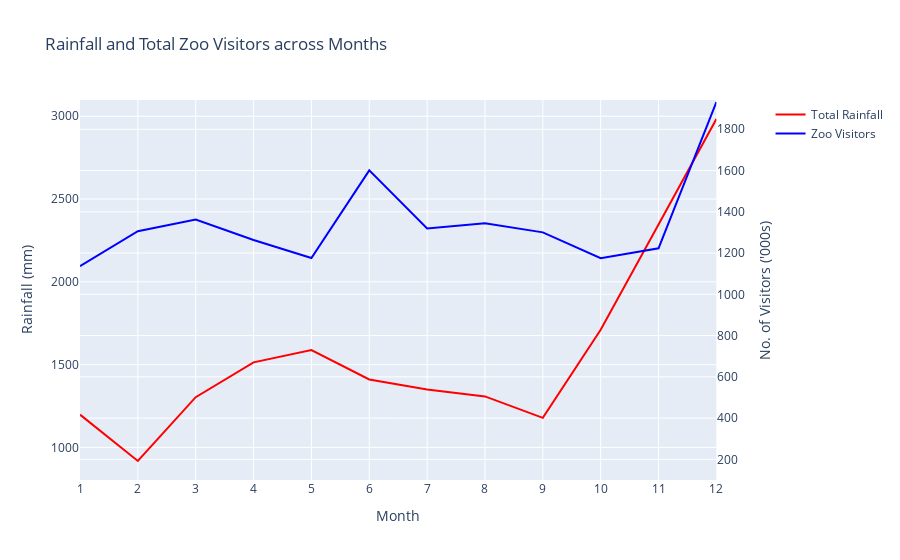

Source (notebook cell):
### Code cell
import pandas as pd
import plotly.graph_objects as go
from plotly.subplots import make_subplots

# Group the data by month and calculate the median of rainfall and zoo visitors
df_grouped = df_new.groupby('month').agg({
    'total_rainfall': 'sum',
    'zoo_visitor_ct': 'sum',
}).reset_index()

# Create subplots with two y-axes
fig = make_subplots(specs=[[{"secondary_y": True}]])

# Add the rainfall line trace to the first y-axis
fig.add_trace(go.Scatter(x=df_grouped['month'], y=df_grouped['total_rainfall'],
                         mode='lines', line=dict(color='red'), name='Total Rainfall'),
              secondary_y=False)

# Add the zoo visitor count line trace to the second y-axis
fig.add_trace(go.Scatter(x=df_grouped['month'], y=df_grouped['zoo_visitor_ct'],
                         mode='lines', line=dict(color='blue'), name='Zoo Visitors'),
              secondary_y=True)

# Set the range for the secondary y-axis to start from 0
fig.update_layout(title="Rainfall and Total Zoo Visitors across Months",
                  xaxis_title="Month",
                  yaxis_title="Rainfall (mm)",
                  yaxis2_title="No. of Visitors ('000s)",  # Secondary y-axis title
                  xaxis_dtick='M2',
                  yaxis2=dict(range=[100, df_grouped['zoo_visitor_ct'].max() + 10]))  # Adjust the range as needed

# Show the plot
fig.show()

### Figure 1 — Plotly figure (JSON) as saved in the notebook; plotly's stock layout.template omitted (floating-point values rounded to 4 significant figures)
{"data": [{"line": {"color": "red"}, "mode": "lines", "name": "Total Rainfall", "type": "scatter", "x": [1, 2, 3, 4, 5, 6, 7, 8, 9, 10, 11, 12], "xaxis": "x", "y": [1198.0, 917.9, 1303.0, 1514.0, 1588.0, 1410.0, 1350.0, 1308, 1178.0, 1711.0, 2346.0, 2983.0], "yaxis": "y"}, {"line": {"color": "blue"}, "mode": "lines", "name": "Zoo Visitors", "type": "scatter", "x": [1, 2, 3, 4, 5, 6, 7, 8, 9, 10, 11, 12], "xaxis": "x", "y": [1136.0, 1306.0, 1363.0, 1263.0, 1176, 1601.0, 1319, 1345, 1300.0, 1175.0, 1223.0, 1932], "yaxis": "y2"}], "layout": {"title": {"text": "Rainfall and Total Zoo Visitors across Months"}, "xaxis": {"anchor": "y", "domain": [0, 0.94], "dtick": "M2", "title": {"text": "Month"}}, "yaxis": {"anchor": "x", "domain": [0, 1], "title": {"text": "Rainfall (mm)"}}, "yaxis2": {"anchor": "x", "overlaying": "y", "range": [100, 1942], "side": "right", "title": {"text": "No. of Visitors ('000s)"}}}}
